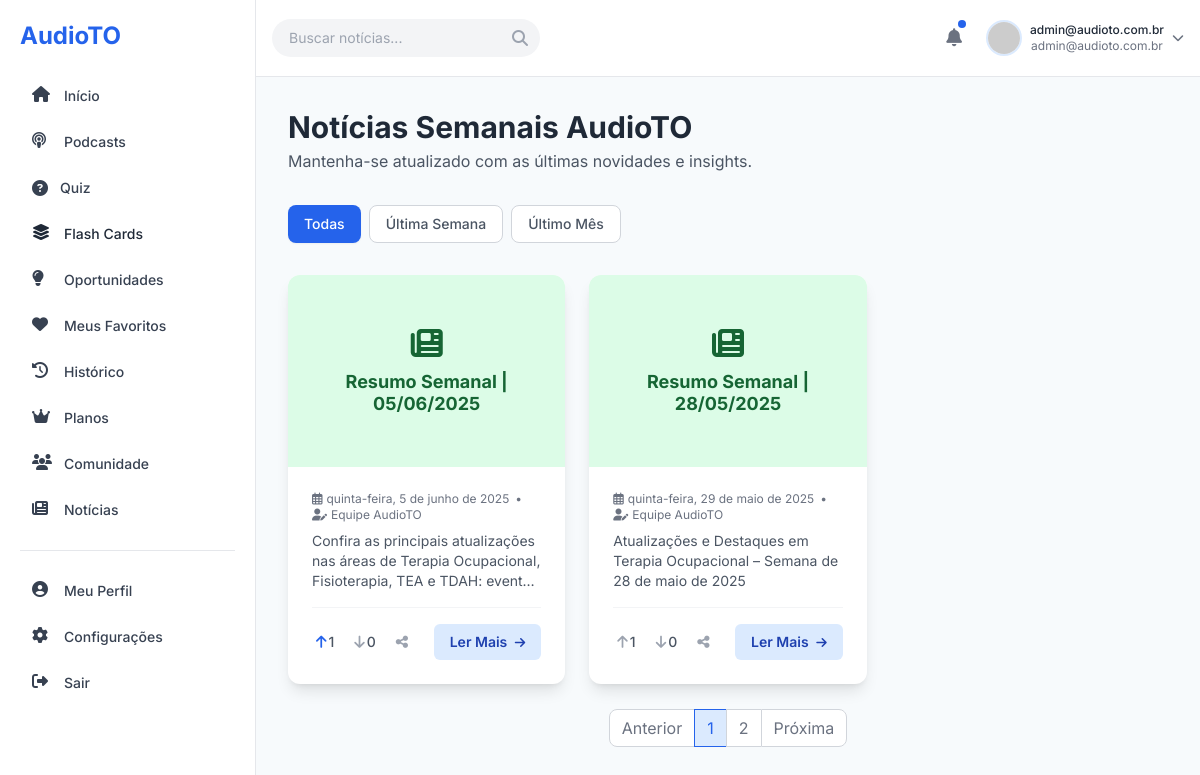
Screenshot of /noticias.php (signed in) with the database file from the repository.
### tables this page shows
CREATE TABLE `noticias` (
  `id_noticia` int(11) NOT NULL,
  `titulo` varchar(255) NOT NULL,
  `slug_noticia` varchar(255) NOT NULL,
  `excerto` text DEFAULT NULL,
  `conteudo_completo_html` longtext DEFAULT NULL,
  `url_imagem_destaque` varchar(512) DEFAULT NULL,
  `categoria_noticia` varchar(100) DEFAULT NULL,
  `autor_noticia` varchar(150) DEFAULT NULL,
  `id_utilizador_autor` int(11) DEFAULT NULL,
  `data_publicacao` datetime NOT NULL,
  `data_criacao` timestamp NULL DEFAULT current_timestamp(),
  `data_ultima_modificacao` timestamp NULL DEFAULT current_timestamp() ON UPDATE current_timestamp(),
  `ativo` tinyint(1) DEFAULT 1,
  `visibilidade` enum('publico','restrito_assinantes','rascunho') DEFAULT 'publico',
  `tags` varchar(255) DEFAULT NULL
);

### noticias.php (the view, shortened to what this page needs)
<?php
require_once __DIR__ . '/db/db_connect.php';
$pageTitle = "Notícias Semanais - AudioTO"; $activePage = 'noticias'; $userName = $_SESSION['user_nome_completo'] ?? 'Utilizador'; $userEmail = $_SESSION['user_email'] ?? 'utilizador@email.com'; $userAvatarUrlSession = $_SESSION['user_avatar_url'] ?? null; $userId = $_SESSION['user_id'] ?? 0;
function get_user_avatar_placeholder(string $name, ?string $url, int $size=40): string { $enc = urlencode($name); return "https://ui-avatars.com/api/?name={$enc}&background=2563eb&color=fff&size={$size}&rounded=true&bold=true"; }
$avatarUrl = get_user_avatar_placeholder($userName, $userAvatarUrlSession);
function format_news_display_date(string $date_str): string { try { $date = new DateTime($date_str); $formatter = new IntlDateFormatter('pt_BR', IntlDateFormatter::FULL, IntlDateFormatter::NONE, 'America/Sao_Paulo', IntlDateFormatter::GREGORIAN); return $formatter->format($date); } catch (Exception $e) { return date("d/m/Y", strtotime($date_str)); } }
$weekly_news_from_db = []; $erro_noticias = null;
if ($pdo) { try { $sql = "SELECT n.*, (SELECT COUNT(*) FROM noticia_votos v WHERE v.id_noticia = n.id_noticia AND v.valor = 'up') AS upvotes, (SELECT COUNT(*) FROM noticia_votos v WHERE v.id_noticia = n.id_noticia AND v.valor = 'down') AS downvotes, (SELECT valor FROM noticia_votos v WHERE v.id_noticia = n.id_noticia AND v.id_utilizador = :uid LIMIT 1) AS user_vote FROM noticias n WHERE n.ativo = TRUE AND n.visibilidade = 'publico' ORDER BY n.data_publicacao DESC LIMIT 12"; $stmt = $pdo->prepare($sql); $stmt->bindValue(':uid', $userId, PDO::PARAM_INT); $stmt->execute(); $weekly_news_from_db = $stmt->fetchAll(); } catch (PDOException $e) { error_log("Erro consulta: " . $e->getMessage()); $erro_noticias = "Não foi possível carregar notícias."; } }
?>
<!DOCTYPE html>
<html lang="pt-BR">
<head>
    <script src="https://cdn.tailwindcss.com"></script>
    <link rel="stylesheet" href="https://cdnjs.cloudflare.com/ajax/libs/font-awesome/6.5.1/css/all.min.css" />
</head>
<body class="text-dark-text">
    <div class="flex h-screen main-container">
               <aside id="sidebar" class="sidebar fixed lg:static inset-y-0 left-[-256px] lg:left-0 z-50 w-64 bg-card-bg p-5 space-y-5 border-r border-gray-200 overflow-y-auto">
            <div class="text-2xl font-bold text-primary-blue mb-6">AudioTO</div>
            <nav class="space-y-1.5" id="mainNav">
                <a href="inicio.php" class="flex items-center space-x-3 px-3 py-2.5 text-gray-700 rounded-lg hover:bg-primary-blue-light hover:text-primary-blue active-nav-link">
                    <i class="fas fa-home sidebar-icon"></i>
                    <span class="text-sm font-medium">Início</span>
                </a>
                <a href="podcasts.php" class="flex items-center space-x-3 px-3 py-2.5 text-gray-700 rounded-lg hover:bg-primary-blue-light hover:text-primary-blue">
                    <i class="fas fa-podcast sidebar-icon"></i>
                    <span class="text-sm font-medium">Podcasts</span>
                </a>
                <a href="quiz.php" class="flex items-center space-x-3 px-3 py-2.5 rounded-lg text-gray-700 hover:bg-gray-100 <?= ($activePage === 'quiz') ? 'bg-blue-100 text-blue-600 font-semibold' : '' ?>"><i class="fas fa-question-circle"></i> <span class="text-sm font-medium">Quiz</span></a>
                <a href="flashcards.php" class="flex items-center space-x-3 px-3 py-2.5 rounded-lg hover:bg-gray-100 <?= ($activePage === 'flashcards') ? 'active-nav-link' : '' ?>">
                    <i class="fas fa-layer-group sidebar-icon"></i> <span class="text-sm font-medium">Flash Cards</span>
                </a>
                <a href="oportunidades.php" class="flex items-center space-x-3 px-3 py-2.5 text-gray-700 rounded-lg hover:bg-primary-blue-light hover:text-primary-blue">
                    <i class="fas fa-lightbulb sidebar-icon"></i>
                    <span class="text-sm font-medium">Oportunidades</span>
                </a>
                <a href="favoritos.php" class="flex items-center space-x-3 px-3 py-2.5 text-gray-700 rounded-lg hover:bg-primary-blue-light hover:text-primary-blue">
                    <i class="fas fa-heart sidebar-icon"></i>
                    <span class="text-sm font-medium">Meus Favoritos</span>
                </a>
                <a href="historico.php" class="flex items-center space-x-3 px-3 py-2.5 text-gray-700 rounded-lg hover:bg-primary-blue-light hover:text-primary-blue">
                    <i class="fas fa-history sidebar-icon"></i>
                    <span class="text-sm font-medium">Histórico</span>
                </a>
                <a href="planos.php" class="flex items-center space-x-3 px-3 py-2.5 text-gray-700 rounded-lg hover:bg-primary-blue-light hover:text-primary-blue">
                    <i class="fas fa-crown sidebar-icon"></i>
                    <span class="text-sm font-medium">Planos</span>
                </a>
                <a href="comunidade.php" class="flex items-center space-x-3 px-3 py-2.5 text-gray-700 rounded-lg hover:bg-primary-blue-light hover:text-primary-blue">
                    <i class="fas fa-users sidebar-icon"></i>
                    <span class="text-sm font-medium">Comunidade</span>
                </a>
            <a href="noticias.php" class="flex items-center space-x-3 px-3 py-2.5 text-gray-700 rounded-lg hover:bg-primary-blue-light hover:text-primary-blue <?= ($activePage === 'noticias') ? 'active-nav-link' : '' ?>"><i class="fas fa-newspaper sidebar-icon"></i><span class="text-sm font-medium">Notícias</span></a></nav>
            <div class="pt-5 border-t border-gray-200 space-y-1.5">
                <a href="perfil.php" class="flex items-center space-x-3 px-3 py-2.5 text-gray-700 rounded-lg hover:bg-primary-blue-light hover:text-primary-blue">
                    <i class="fas fa-user-circle sidebar-icon"></i>
                    <span class="text-sm font-medium">Meu Perfil</span>
                </a>
                <a href="configuracoes.php" class="flex items-center space-x-3 px-3 py-2.5 text-gray-700 rounded-lg hover:bg-primary-blue-light hover:text-primary-blue">
                    <i class="fas fa-cog sidebar-icon"></i>
                    <span class="text-sm font-medium">Configurações</span>
                </a>
                <a href="logout.php" class="flex items-center space-x-3 px-3 py-2.5 text-gray-700 rounded-lg hover:bg-primary-blue-light hover:text-primary-blue">
                    <i class="fas fa-sign-out-alt sidebar-icon"></i>
                    <span class="text-sm font-medium">Sair</span>
                </a>
            </div>
        </aside>
        <div class="flex-1 flex flex-col overflow-hidden"><header class="bg-card-bg p-4 shadow-sm flex justify-between items-center border-b border-gray-200"><div class="flex items-center"><div class="relative w-full max-w-xs hidden sm:block"><input type="text" placeholder="Buscar notícias..." class="w-full py-2 px-4 pr-10 bg-gray-100 rounded-full focus:outline-none focus:ring-2 focus:ring-primary-blue text-sm border border-transparent focus:border-primary-blue-light" /><i class="fas fa-search absolute right-3 top-1/2 transform -translate-y-1/2 text-gray-400"></i></div></div><div class="flex items-center space-x-4"><button class="text-gray-500 hover:text-primary-blue relative p-2" aria-label="Notificações"><i class="fas fa-bell text-lg"></i><span class="absolute top-1 right-1 block h-2 w-2 rounded-full bg-primary-blue ring-1 ring-white"></span></button><div class="relative"><button id="userDropdownButton" class="flex items-center space-x-2 focus:outline-none" aria-label="Menu do utilizador"><img src="<?= $avatarUrl ?>" alt="Avatar de <?= htmlspecialchars($userName, ENT_QUOTES) ?>" class="w-9 h-9 rounded-full border-2 border-primary-blue-light" /><div class="hidden md:block"><p class="text-xs font-medium text-dark-text"><?= htmlspecialchars($userName, ENT_QUOTES) ?></p><p class="text-xs text-light-text"><?= htmlspecialchars($userEmail, ENT_QUOTES) ?></p></div><i class="fas fa-chevron-down text-xs text-gray-500 hidden md:block"></i></button></div></div></header>
            <main class="flex-1 overflow-x-hidden overflow-y-auto bg-light-bg p-6 md:p-8 space-y-8">
                <div class="flex flex-col sm:flex-row justify-between items-start sm:items-center mb-6"><div><h1 class="text-3xl font-bold text-dark-text">Notícias Semanais AudioTO</h1><p class="text-medium-text mt-1">Mantenha-se atualizado com as últimas novidades e insights.</p></div></div><div class="mb-6 flex space-x-2"><button class="px-4 py-2 text-sm font-medium bg-primary-blue text-white rounded-lg shadow-sm hover:bg-primary-blue-dark transition-colors">Todas</button><button class="px-4 py-2 text-sm font-medium bg-card-bg text-medium-text border border-gray-300 rounded-lg hover:bg-gray-50 transition-colors">Última Semana</button><button class="px-4 py-2 text-sm font-medium bg-card-bg text-medium-text border border-gray-300 rounded-lg hover:bg-gray-50 transition-colors">Último Mês</button></div>
                <div class="grid grid-cols-1 md:grid-cols-2 lg:grid-cols-3 gap-6 xl:gap-8">
                    <?php if (empty($weekly_news_from_db) && !$erro_noticias): ?><div class="md:col-span-2 lg:col-span-3 text-center text-medium-text py-12 bg-card-bg rounded-lg shadow"><i class="far fa-newspaper text-4xl text-gray-300 mb-3"></i><p class="text-xl font-semibold text-dark-text">Nenhuma notícia publicada ainda.</p><p class="text-sm">Volte em breve!</p></div>
                    <?php else: ?>
                        <?php foreach ($weekly_news_from_db as $news_item):
                              $protocol = (!empty($_SERVER['HTTPS']) && $_SERVER['HTTPS'] !== 'off') ? "https" : "http";
                              $host = $_SERVER['HTTP_HOST'];
                              $path = strtok($_SERVER["REQUEST_URI"], '?');
                              $shareLink = "{$protocol}://{$host}{$path}?id_noticia={$news_item['id_noticia']}";
                        ?>
                            <article class="bg-card-bg rounded-xl shadow-lg overflow-hidden flex flex-col hover:shadow-xl transition-shadow duration-300 group" data-news-id="<?= (int)($news_item['id_noticia'] ?? 0) ?>" data-title="<?= htmlspecialchars($news_item['titulo'] ?? 'Título indisponível', ENT_QUOTES) ?>" data-date="<?= htmlspecialchars(isset($news_item['data_publicacao']) ? format_news_display_date($news_item['data_publicacao']) : 'Data indisponível', ENT_QUOTES) ?>" data-author="<?= htmlspecialchars($news_item['autor_noticia'] ?? 'Equipe AudioTO', ENT_QUOTES) ?>" data-category="<?= htmlspecialchars($news_item['categoria_noticia'] ?? 'Geral', ENT_QUOTES) ?>" data-image="<?= htmlspecialchars($news_item['url_imagem_destaque'] ?? '', ENT_QUOTES) ?>" data-share-link="<?= $shareLink ?>">
                                <div class="relative h-48 w-full">
                                    <?php if (!empty($news_item['url_imagem_destaque'])): ?>
                                        <img src="<?= htmlspecialchars($news_item['url_imagem_destaque']) ?>" alt="Imagem para <?= htmlspecialchars($news_item['titulo'] ?? 'Notícia', ENT_QUOTES) ?>" class="w-full h-full object-cover"/>
                                    <?php else: ?>
                                        <div class="w-full h-full flex flex-col items-center justify-center bg-green-100 text-green-800 p-4 text-center">
                                            <i class="fas fa-newspaper fa-2x mb-3"></i>
                                            <h3 class="font-bold text-lg leading-tight line-clamp-2"><?= htmlspecialchars($news_item['titulo']) ?></h3>
                                        </div>
                                    <?php endif; ?>
                                </div>
                                <div class="p-5 sm:p-6 flex flex-col flex-grow">
                                    <p class="text-xs text-light-text mb-2"><i class="far fa-calendar-alt mr-1"></i><?= isset($news_item['data_publicacao']) ? htmlspecialchars(format_news_display_date($news_item['data_publicacao']), ENT_QUOTES) : '--' ?><span class="mx-1.5">•</span><i class="fas fa-user-edit mr-1"></i><?= htmlspecialchars($news_item['autor_noticia'] ?? 'Equipe AudioTO', ENT_QUOTES) ?></p>
                                    <p class="text-sm text-medium-text line-clamp-3 mb-4 flex-grow"><?= htmlspecialchars($news_item['excerto'] ?? 'Leia mais para ver o conteúdo completo.', ENT_QUOTES) ?></p>
                                    <div class="flex items-center justify-between mt-auto pt-4 border-t border-gray-100">
                                        <div class="flex items-center gap-3 text-sm text-gray-600">
                                            <button class="vote-button p-1 rounded-full hover:bg-gray-100 focus:outline-none focus:ring-2 focus:ring-primary-blue" data-id="<?= (int)($news_item['id_noticia'] ?? 0) ?>" data-action="up" aria-label="Votar para cima"><i class="fas fa-arrow-up <?php echo ($news_item['user_vote'] ?? '') === 'up' ? 'text-primary-blue' : 'text-gray-400'; ?> hover:text-primary-blue transition-colors"></i><span class="up-count ml-0.5 font-medium"><?= (int)($news_item['upvotes'] ?? 0) ?></span></button>
                                            <button class="vote-button p-1 rounded-full hover:bg-gray-100 focus:outline-none focus:ring-2 focus:ring-primary-blue" data-id="<?= (int)($news_item['id_noticia'] ?? 0) ?>" data-action="down" aria-label="Votar para baixo"><i class="fas fa-arrow-down <?php echo ($news_item['user_vote'] ?? '') === 'down' ? 'text-primary-blue' : 'text-gray-400'; ?> hover:text-primary-blue transition-colors"></i><span class="down-count ml-0.5 font-medium"><?= (int)($news_item['downvotes'] ?? 0) ?></span></button>
                                            <button class="share-button p-1 rounded-full hover:bg-gray-100 focus:outline-none focus:ring-2 focus:ring-primary-blue" aria-label="Compartilhar"><i class="fas fa-share-alt text-gray-400 hover:text-primary-blue transition-colors"></i></button>
                                        </div>
                                        <button class="open-news-modal-button text-sm bg-primary-blue-light text-primary-blue-dark font-semibold py-2 px-4 rounded-md hover:bg-primary-blue hover:text-white transition-all duration-200 self-start focus:outline-none focus:ring-2 focus:ring-offset-2 focus:ring-primary-blue">Ler Mais <i class="fas fa-arrow-right ml-1 text-xs"></i></button>
                                    </div>
                                </div>
                            </article>
                        <?php endforeach; ?>
                    <?php endif; ?>
                </div>
                <nav class="mt-10 flex justify-center" aria-label="Paginação de Notícias"><ul class="inline-flex items-center -space-x-px"><li><a href="#" class="py-2 px-3 ml-0 leading-tight text-gray-500 bg-white rounded-l-lg border border-gray-300 hover:bg-gray-100 hover:text-gray-700">Anterior</a></li><li><a href="#" aria-current="page" class="z-10 py-2 px-3 leading-tight text-primary-blue bg-primary-blue-light border border-primary-blue hover:bg-blue-100 hover:text-blue-700">1</a></li><li><a href="#" class="py-2 px-3 leading-tight text-gray-500 bg-white border border-gray-300 hover:bg-gray-100 hover:text-gray-700">2</a></li><li><a href="#" class="py-2 px-3 leading-tight text-gray-500 bg-white rounded-r-lg border border-gray-300 hover:bg-gray-100 hover:text-gray-700">Próxima</a></li></ul></nav>
            </main>
        </div>
    </div>
</body>
</html>

### rows the page displays
noticias: titulo "Resumo Semanal | 05/06/2025", data_publicacao "quinta-feira, 5 de junho de 2025", autor_noticia "Equipe AudioTO", excerto "Confira as principais atualizações nas áreas de Terapia Ocupacional, Fisioterapia, TEA e TDAH:…", upvotes "1", downvotes "0"
noticias: titulo "Resumo Semanal | 28/05/2025", data_publicacao "quinta-feira, 29 de maio de 2025", autor_noticia "Equipe AudioTO", excerto "Atualizações e Destaques em Terapia Ocupacional – Semana de 28 de maio de 2025", upvotes "1", downvotes "0"

### other values shown
$userName "admin@audioto.com.br"
$userEmail "admin@audioto.com.br"
